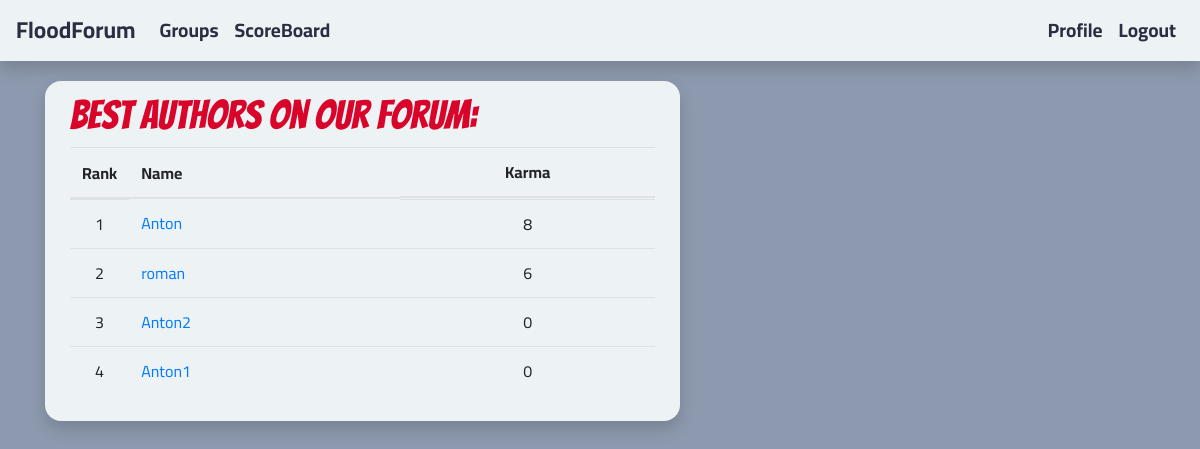
Screenshot of /score_board/ (signed in) with the database file from the repository.
### accounts/models.py (models this page shows, shortened)
class UserProfileInfo(models.Model):
    user = models.OneToOneField(User, on_delete=models.CASCADE, primary_key=True)
    karma = models.IntegerField(default=0)

### django_social_site/views.py (the view)
# urls.py: path('score_board/', ScoreBoardView.as_view(), name='score_board'),
class ScoreBoardView(ListView):
    model = UserProfileInfo
    template_name = "score_board.html"
    ordering = ["-karma"]

### templates/score_board.html (shortened to what this page needs)
{% extends "common_base.html" %}
{% block base_top %}
<div class="container">
  <h1>Best Authors on Our Forum:</h1>
  <table class="table">
    <thead>
      <th style="width: 10%">Rank</th>
      <th>Name</th>
      <th class="d-flex justify-content-center">Karma</th>
    </thead>
    <tbody>
      {% for profile in userprofileinfo_list %}
      <tr>
        <td class="d-flex justify-content-center">{{forloop.counter}}</td>
        <td><a href="{% url "accounts:profile" profile.user %}">{{profile.user.username}}</a></td>
        <td class="d-flex justify-content-center">{{profile.karma}}</td>
      </tr>
      {% endfor %}
    </tbody>
  </table>
</div>
{% endblock base_top %}

### static/css/master.css (style rules this page uses)
body { background-color: #8D99AE; font-family: 'Cairo', sans-serif; }
h1, h2 { color: #d90429; font-family: 'Bangers', cursive; }

### rows the page displays
UserProfileInfo: user.username "Anton", karma "8"
UserProfileInfo: user.username "roman", karma "6"
UserProfileInfo: user.username "Anton2", karma "0"
UserProfileInfo: user.username "Anton1", karma "0"
